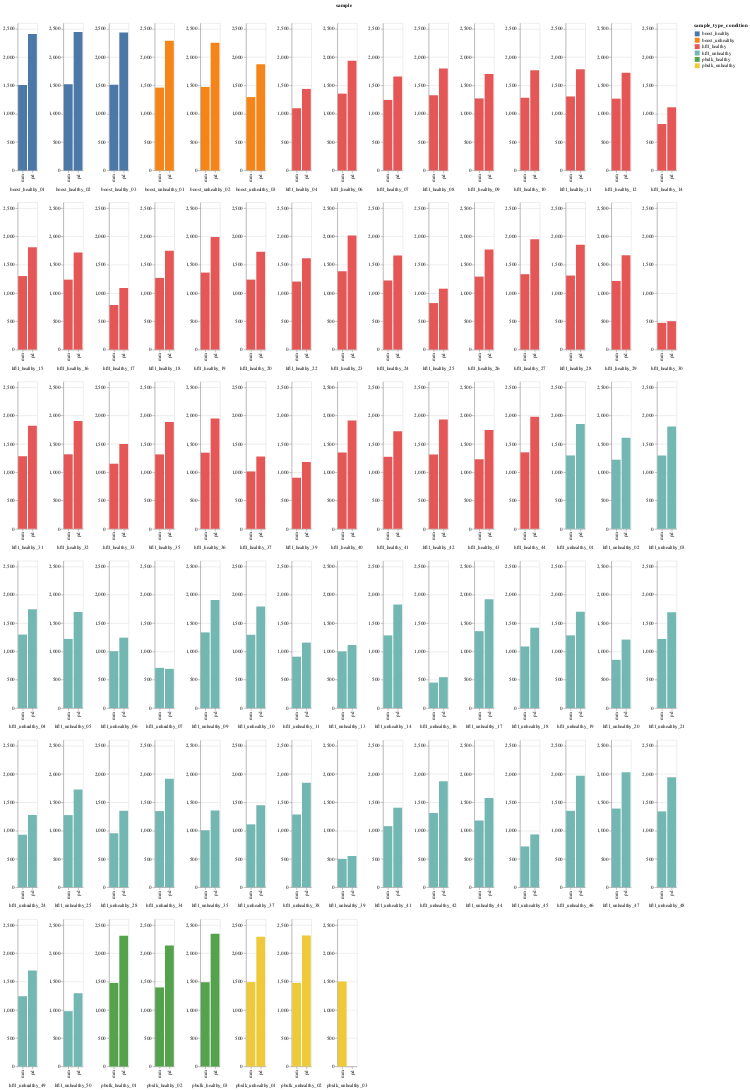

Notebook code cell kept with this figure:
### Code cell
oscutils.make_proteins_counts_plot(quant_or_found="quant", clean=True)

### Figure 1 — Vega-Lite specification as saved in the notebook (floating-point values rounded to 4 significant figures; data arrays with more than 128 entries replaced by an {"elided": "..."} marker saying what was removed)
{"config": {"view": {"continuousWidth": 400, "continuousHeight": 300}, "facet": {"spacing": 0}}, "data": {"name": "data-1659e6f9695fef1906c9c673cfe9f8e6"}, "facet": {"field": "sample", "header": {"labelOrient": "bottom"}, "type": "nominal"}, "spec": {"mark": "bar", "encoding": {"color": {"field": "sample_type_condition", "type": "nominal"}, "x": {"axis": {"title": " ", "titleY": -320}, "field": "software", "type": "nominal"}, "y": {"axis": {"title": null}, "field": "quant_proteins_count", "type": "quantitative"}}}, "columns": 15, "resolve": {"axis": {"x": "independent", "y": "independent"}}, "$schema": "https://vega.github.io/schema/vega-lite/v4.17.0.json", "datasets": {"data-1659e6f9695fef1906c9c673cfe9f8e6": {"elided": "166 records"}}}
